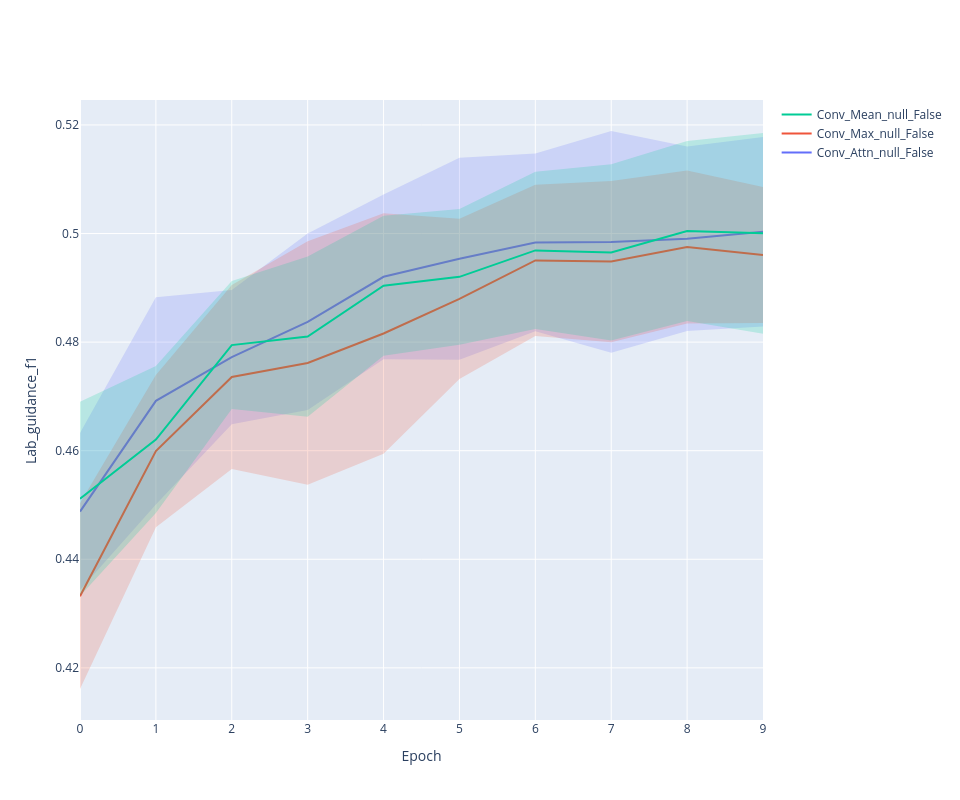

The notebook cell this image was saved under:
### Code cell
line_plot(history, 'lab_guidance_f1')

### Figure 1 — Plotly figure (JSON) as saved in the notebook; plotly's stock layout.template omitted (floating-point values rounded to 4 significant figures)
{"data": [{"line": {"color": "#636EFA"}, "mode": "lines", "name": "Conv_Attn_null_False", "type": "scatter", "x": [0, 1, 2, 3, 4, 5, 6, 7, 8, 9], "y": [0.4488, 0.4692, 0.4772, 0.4837, 0.492, 0.4954, 0.4984, 0.4985, 0.499, 0.5003]}, {"line": {"width": 0}, "marker": {"color": "#444"}, "mode": "lines", "showlegend": false, "type": "scatter", "x": [0, 1, 2, 3, 4, 5, 6, 7, 8, 9], "y": [0.4633, 0.4883, 0.4896, 0.5, 0.5072, 0.514, 0.5147, 0.5189, 0.516, 0.5178]}, {"fill": "tonexty", "fillcolor": "rgba(99, 110, 250,0.2)", "line": {"width": 0}, "marker": {"color": "#444"}, "mode": "lines", "showlegend": false, "type": "scatter", "x": [0, 1, 2, 3, 4, 5, 6, 7, 8, 9], "y": [0.4343, 0.4501, 0.4649, 0.4675, 0.4769, 0.4768, 0.482, 0.478, 0.4821, 0.4829]}, {"line": {"color": "#EF553B"}, "mode": "lines", "name": "Conv_Max_null_False", "type": "scatter", "x": [0, 1, 2, 3, 4, 5, 6, 7, 8, 9], "y": [0.4332, 0.4599, 0.4736, 0.4762, 0.4816, 0.488, 0.4951, 0.4948, 0.4975, 0.4961]}, {"line": {"width": 0}, "marker": {"color": "#444"}, "mode": "lines", "showlegend": false, "type": "scatter", "x": [0, 1, 2, 3, 4, 5, 6, 7, 8, 9], "y": [0.4503, 0.474, 0.4905, 0.4986, 0.5038, 0.5027, 0.509, 0.5097, 0.5116, 0.5086]}, {"fill": "tonexty", "fillcolor": "rgba(239, 85, 59,0.2)", "line": {"width": 0}, "marker": {"color": "#444"}, "mode": "lines", "showlegend": false, "type": "scatter", "x": [0, 1, 2, 3, 4, 5, 6, 7, 8, 9], "y": [0.4161, 0.4459, 0.4566, 0.4537, 0.4594, 0.4732, 0.4811, 0.48, 0.4834, 0.4835]}, {"line": {"color": "#00CC96"}, "mode": "lines", "name": "Conv_Mean_null_False", "type": "scatter", "x": [0, 1, 2, 3, 4, 5, 6, 7, 8, 9], "y": [0.4511, 0.4621, 0.4795, 0.481, 0.4904, 0.492, 0.4969, 0.4965, 0.5005, 0.5]}, {"line": {"width": 0}, "marker": {"color": "#444"}, "mode": "lines", "showlegend": false, "type": "scatter", "x": [0, 1, 2, 3, 4, 5, 6, 7, 8, 9], "y": [0.469, 0.4756, 0.4912, 0.4958, 0.5033, 0.5045, 0.5114, 0.5127, 0.5171, 0.5185]}, {"fill": "tonexty", "fillcolor": "rgba(0, 204, 150,0.2)", "line": {"width": 0}, "marker": {"color": "#444"}, "mode": "lines", "showlegend": false, "type": "scatter", "x": [0, 1, 2, 3, 4, 5, 6, 7, 8, 9], "y": [0.4332, 0.4485, 0.4677, 0.4663, 0.4775, 0.4795, 0.4824, 0.4803, 0.4839, 0.4816]}], "layout": {"height": 800, "width": 960, "xaxis": {"title": {"text": "Epoch"}}, "yaxis": {"title": {"text": "Lab_guidance_f1"}}}}
